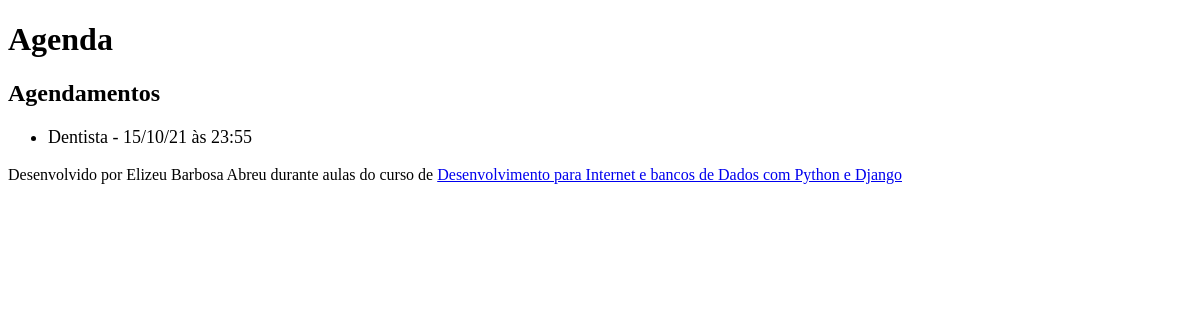
/agenda/, run on an earlier commit of the app's database.
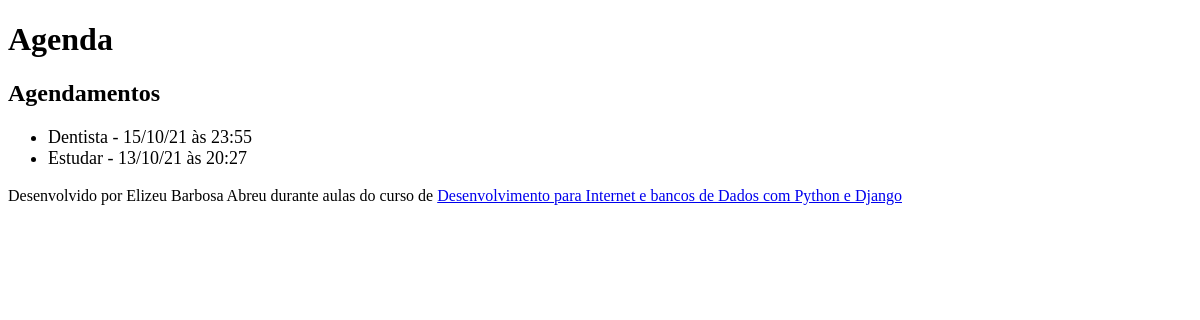
And on a later commit of the database.
### core/models.py (models this page shows, shortened)
class Evento(models.Model):
    titulo = models.CharField(max_length=100)
    descricao = models.TextField(blank=True, null=True)
    data_evento = models.DateTimeField(verbose_name='Data do Evento')
    data_criacao = models.DateTimeField(auto_now=True, verbose_name='Data de Registro do Evento')
    usuario = models.ForeignKey(User, on_delete=models.CASCADE)
    class Meta:
        db_table = 'evento'
    def get_data_evento(self):
        return self.data_evento.strftime('%d/%m/%y às %H:%M')

### core/views.py (the view)
# urls.py: path('agenda/', views.lista_eventos),
def lista_eventos(request):
    evento = Evento.objects.all()
    dados = {'eventos': evento}
    return render(request, 'agenda.html', dados)

### templates/agenda.html
{% extends "model-page.html" %}
{% block content %}
    <h2>Agendamentos</h2>
    <ul style="font-size: 18px">
    {% for evento in eventos %}
        <li>{{ evento.titulo }} - {{ evento.get_data_evento }}</li>
    {% endfor %}
    </ul>
 {% endblock %}

### templates/model-page.html
<!DOCTYPE html>
<html>
<head>
    {% include "model-header.html" %}
</head>
<body>
    {% block content %}{% endblock %}
    {% include "model-footer.html" %}
</body>
</html>

### templates/model-header.html (shortened to what this page needs)
    <h1>Agenda</h1>

### templates/model-footer.html
<p>Desenvolvido por Elizeu Barbosa Abreu durante aulas do curso de <a href="https://web.digitalinnovation.one/course/desenvolvimento-para-internet-e-banco-de-dados-com-python-e-django">Desenvolvimento para Internet e bancos de Dados com Python e Django</a></p>

What changed in the data, as far as the page shows it:
added Evento: titulo "Estudar", get_data_evento "13/10/21 às 20:27"
